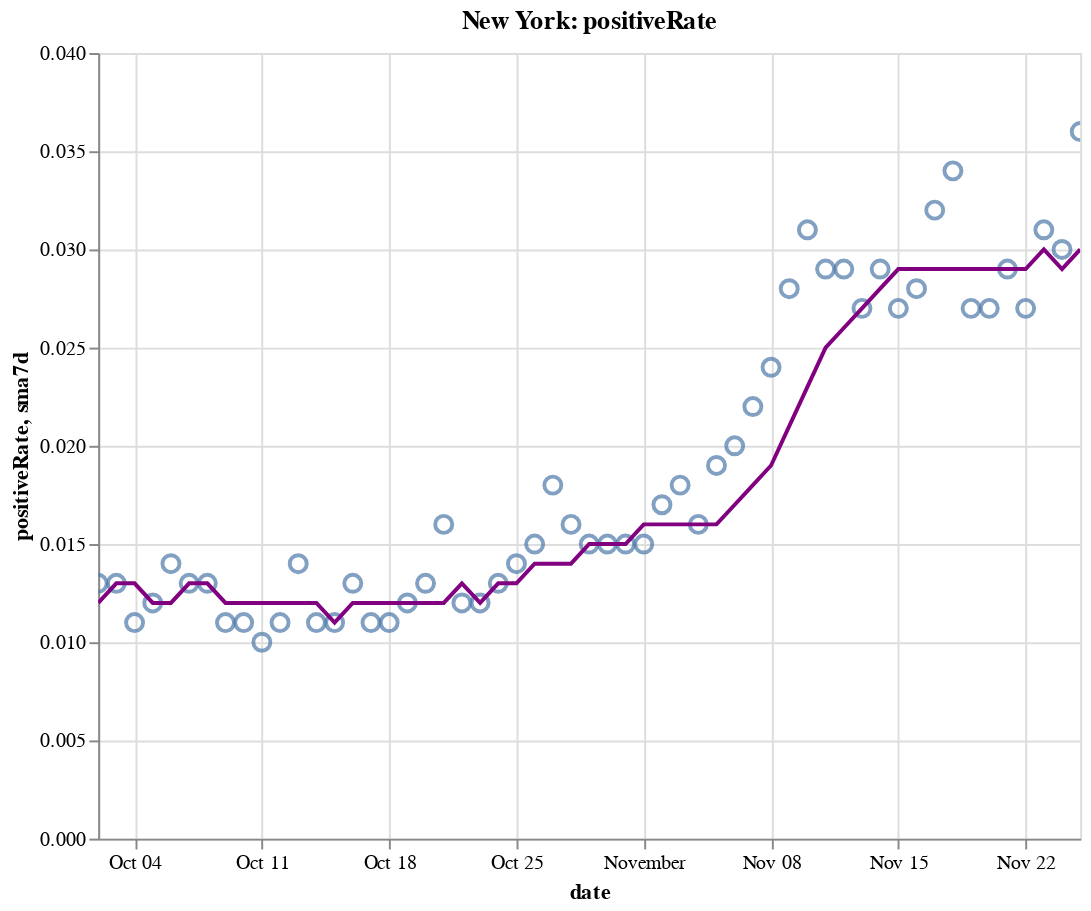

Source (notebook cell):
### Code cell
create_plot(ny, 'positiveRate')

### Figure 1 — Vega-Lite specification as saved in the notebook (floating-point values rounded to 4 significant figures)
{"config": {"view": {"continuousWidth": 400, "continuousHeight": 300}}, "layer": [{"layer": [{"mark": {"type": "point", "size": 75}, "encoding": {"tooltip": [{"type": "temporal", "field": "date"}, {"type": "quantitative", "field": "positiveRate"}, {"type": "quantitative", "field": "sma7d"}], "x": {"type": "temporal", "field": "date"}, "y": {"type": "quantitative", "field": "positiveRate"}}, "selection": {"selector010": {"type": "interval", "bind": "scales", "encodings": ["x", "y"]}}}, {"mark": {"type": "line", "color": "purple"}, "encoding": {"x": {"type": "temporal", "field": "date"}, "y": {"type": "quantitative", "field": "sma7d"}}}]}, {"mark": {"type": "rule", "color": "#aaa"}, "encoding": {"x": {"type": "temporal", "field": "date"}}, "transform": [{"filter": {"selection": "selector009"}}]}, {"mark": "circle", "encoding": {"opacity": {"condition": {"value": 1, "selection": "selector009"}, "value": 0}, "tooltip": [{"type": "temporal", "field": "date"}, {"type": "quantitative", "field": "positiveRate"}, {"type": "quantitative", "field": "sma7d"}], "x": {"type": "temporal", "field": "date"}, "y": {"type": "quantitative", "field": "positiveRate"}}, "selection": {"selector009": {"type": "single", "encodings": ["x"], "on": "mouseover", "nearest": true, "empty": "none"}}}, {"mark": {"type": "text", "align": "left", "dx": 5, "dy": -5, "stroke": "white", "strokeWidth": 2}, "encoding": {"text": {"type": "quantitative", "field": "positiveRate"}, "tooltip": [{"type": "temporal", "field": "date"}, {"type": "quantitative", "field": "positiveRate"}, {"type": "quantitative", "field": "sma7d"}], "x": {"type": "temporal", "field": "date"}, "y": {"type": "quantitative", "field": "positiveRate"}}, "transform": [{"filter": {"selection": "selector009"}}]}, {"mark": {"type": "text", "align": "left", "dx": 5, "dy": -5}, "encoding": {"text": {"type": "quantitative", "field": "positiveRate"}, "tooltip": [{"type": "temporal", "field": "date"}, {"type": "quantitative", "field": "positiveRate"}, {"type": "quantitative", "field": "sma7d"}], "x": {"type": "temporal", "field": "date"}, "y": {"type": "quantitative", "field": "positiveRate"}}, "transform": [{"filter": {"selection": "selector009"}}]}], "data": {"name": "data-f5bcf0c237413a88422554a282fe8f95"}, "height": 400, "title": "New York: positiveRate", "width": 500, "$schema": "https://vega.github.io/schema/vega-lite/v4.8.1.json", "datasets": {"data-f5bcf0c237413a88422554a282fe8f95": [{"date": "2020-10-02T00:00:00", "totalTestResultsIncrease": 119500.0, "positiveIncrease": 1598.0, "death": 25500.0, "deathIncrease": 7.0, "positiveRate": 0.013, "state": "New York", "sma7d": 0.012}, {"date": "2020-10-03T00:00:00", "totalTestResultsIncrease": 134300.0, "positiveIncrease": 1731.0, "death": 25500.0, "deathIncrease": 8.0, "positiveRate": 0.013, "state": "New York", "sma7d": 0.013}, {"date": "2020-10-04T00:00:00", "totalTestResultsIncrease": 110300.0, "positiveIncrease": 1222.0, "death": 25520.0, "deathIncrease": 14.0, "positiveRate": 0.011, "state": "New York", "sma7d": 0.013}, {"date": "2020-10-05T00:00:00", "totalTestResultsIncrease": 76400.0, "positiveIncrease": 933.0, "death": 25530.0, "deathIncrease": 8.0, "positiveRate": 0.012, "state": "New York", "sma7d": 0.012}, {"date": "2020-10-06T00:00:00", "totalTestResultsIncrease": 96360.0, "positiveIncrease": 1393.0, "death": 25540.0, "deathIncrease": 9.0, "positiveRate": 0.014, "state": "New York", "sma7d": 0.012}, {"date": "2020-10-07T00:00:00", "totalTestResultsIncrease": 108200.0, "positiveIncrease": 1360.0, "death": 25540.0, "deathIncrease": 9.0, "positiveRate": 0.013, "state": "New York", "sma7d": 0.013}, {"date": "2020-10-08T00:00:00", "totalTestResultsIncrease": 145800.0, "positiveIncrease": 1836.0, "death": 25560.0, "deathIncrease": 10.0, "positiveRate": 0.013, "state": "New York", "sma7d": 0.013}, {"date": "2020-10-09T00:00:00", "totalTestResultsIncrease": 139300.0, "positiveIncrease": 1592.0, "death": 25560.0, "deathIncrease": 6.0, "positiveRate": 0.011, "state": "New York", "sma7d": 0.012}, {"date": "2020-10-10T00:00:00", "totalTestResultsIncrease": 134600.0, "positiveIncrease": 1447.0, "death": 25570.0, "deathIncrease": 8.0, "positiveRate": 0.011, "state": "New York", "sma7d": 0.012}, {"date": "2020-10-11T00:00:00", "totalTestResultsIncrease": 118300.0, "positiveIncrease": 1143.0, "death": 25570.0, "deathIncrease": 5.0, "positiveRate": 0.01, "state": "New York", "sma7d": 0.012}, {"date": "2020-10-12T00:00:00", "totalTestResultsIncrease": 91790.0, "positiveIncrease": 1029.0, "death": 25590.0, "deathIncrease": 13.0, "positiveRate": 0.011, "state": "New York", "sma7d": 0.012}, {"date": "2020-10-13T00:00:00", "totalTestResultsIncrease": 99070.0, "positiveIncrease": 1393.0, "death": 25600.0, "deathIncrease": 11.0, "positiveRate": 0.014, "state": "New York", "sma7d": 0.012}, {"date": "2020-10-14T00:00:00", "totalTestResultsIncrease": 111700.0, "positiveIncrease": 1232.0, "death": 25600.0, "deathIncrease": 7.0, "positiveRate": 0.011, "state": "New York", "sma7d": 0.012}, {"date": "2020-10-15T00:00:00", "totalTestResultsIncrease": 133200.0, "positiveIncrease": 1460.0, "death": 25620.0, "deathIncrease": 13.0, "positiveRate": 0.011, "state": "New York", "sma7d": 0.011}, {"date": "2020-10-16T00:00:00", "totalTestResultsIncrease": 136000.0, "positiveIncrease": 1707.0, "death": 25630.0, "deathIncrease": 10.0, "positiveRate": 0.013, "state": "New York", "sma7d": 0.012}, {"date": "2020-10-17T00:00:00", "totalTestResultsIncrease": 160000.0, "positiveIncrease": 1784.0, "death": 25640.0, "deathIncrease": 9.0, "positiveRate": 0.011, "state": "New York", "sma7d": 0.012}, {"date": "2020-10-18T00:00:00", "totalTestResultsIncrease": 128800.0, "positiveIncrease": 1390.0, "death": 25640.0, "deathIncrease": 7.0, "positiveRate": 0.011, "state": "New York", "sma7d": 0.012}, {"date": "2020-10-19T00:00:00", "totalTestResultsIncrease": 82010.0, "positiveIncrease": 998.0, "death": 25660.0, "deathIncrease": 15.0, "positiveRate": 0.012, "state": "New York", "sma7d": 0.012}, {"date": "2020-10-20T00:00:00", "totalTestResultsIncrease": 90540.0, "positiveIncrease": 1201.0, "death": 25670.0, "deathIncrease": 13.0, "positiveRate": 0.013, "state": "New York", "sma7d": 0.012}, {"date": "2020-10-21T00:00:00", "totalTestResultsIncrease": 124800.0, "positiveIncrease": 2026.0, "death": 25680.0, "deathIncrease": 7.0, "positiveRate": 0.016, "state": "New York", "sma7d": 0.012}, {"date": "2020-10-22T00:00:00", "totalTestResultsIncrease": 135300.0, "positiveIncrease": 1628.0, "death": 25690.0, "deathIncrease": 15.0, "positiveRate": 0.012, "state": "New York", "sma7d": 0.013}, {"date": "2020-10-23T00:00:00", "totalTestResultsIncrease": 141500.0, "positiveIncrease": 1637.0, "death": 25700.0, "deathIncrease": 11.0, "positiveRate": 0.012, "state": "New York", "sma7d": 0.012}, {"date": "2020-10-24T00:00:00", "totalTestResultsIncrease": 156900.0, "positiveIncrease": 2061.0, "death": 25720.0, "deathIncrease": 13.0, "positiveRate": 0.013, "state": "New York", "sma7d": 0.013}, {"date": "2020-10-25T00:00:00", "totalTestResultsIncrease": 120800.0, "positiveIncrease": 1632.0, "death": 25730.0, "deathIncrease": 12.0, "positiveRate": 0.014, "state": "New York", "sma7d": 0.013}, {"date": "2020-10-26T00:00:00", "totalTestResultsIncrease": 82120.0, "positiveIncrease": 1191.0, "death": 25740.0, "deathIncrease": 12.0, "positiveRate": 0.015, "state": "New York", "sma7d": 0.014}, {"date": "2020-10-27T00:00:00", "totalTestResultsIncrease": 111600.0, "positiveIncrease": 1991.0, "death": 25760.0, "deathIncrease": 16.0, "positiveRate": 0.018, "state": "New York", "sma7d": 0.014}, {"date": "2020-10-28T00:00:00", "totalTestResultsIncrease": 129700.0, "positiveIncrease": 2031.0, "death": 25770.0, "deathIncrease": 15.0, "positiveRate": 0.016, "state": "New York", "sma7d": 0.014}, {"date": "2020-10-29T00:00:00", "totalTestResultsIncrease": 168400.0, "positiveIncrease": 2499.0, "death": 25790.0, "deathIncrease": 19.0, "positiveRate": 0.015, "state": "New York", "sma7d": 0.015}, {"date": "2020-10-30T00:00:00", "totalTestResultsIncrease": 146900.0, "positiveIncrease": 2255.0, "death": 25800.0, "deathIncrease": 12.0, "positiveRate": 0.015, "state": "New York", "sma7d": 0.015}, {"date": "2020-10-31T00:00:00", "totalTestResultsIncrease": 137000.0, "positiveIncrease": 2049.0, "death": 25810.0, "deathIncrease": 3.0, "positiveRate": 0.015, "state": "New York", "sma7d": 0.015}, {"date": "2020-11-01T00:00:00", "totalTestResultsIncrease": 148900.0, "positiveIncrease": 2255.0, "death": 25820.0, "deathIncrease": 17.0, "positiveRate": 0.015, "state": "New York", "sma7d": 0.016}, {"date": "2020-11-02T00:00:00", "totalTestResultsIncrease": 96100.0, "positiveIncrease": 1633.0, "death": 25840.0, "deathIncrease": 14.0, "positiveRate": 0.017, "state": "New York", "sma7d": 0.016}, {"date": "2020-11-03T00:00:00", "totalTestResultsIncrease": 127900.0, "positiveIncrease": 2321.0, "death": 25850.0, "deathIncrease": 15.0, "positiveRate": 0.018, "state": "New York", "sma7d": 0.016}, {"date": "2020-11-04T00:00:00", "totalTestResultsIncrease": 133500.0, "positiveIncrease": 2126.0, "death": 25870.0, "deathIncrease": 15.0, "positiveRate": 0.016, "state": "New York", "sma7d": 0.016}, {"date": "2020-11-05T00:00:00", "totalTestResultsIncrease": 161000.0, "positiveIncrease": 2997.0, "death": 25890.0, "deathIncrease": 24.0, "positiveRate": 0.019, "state": "New York", "sma7d": 0.016}, {"date": "2020-11-06T00:00:00", "totalTestResultsIncrease": 160700.0, "positiveIncrease": 3209.0, "death": 25910.0, "deathIncrease": 18.0, "positiveRate": 0.02, "state": "New York", "sma7d": 0.017}, {"date": "2020-11-07T00:00:00", "totalTestResultsIncrease": 163300.0, "positiveIncrease": 3587.0, "death": 25930.0, "deathIncrease": 18.0, "positiveRate": 0.022, "state": "New York", "sma7d": 0.018}, {"date": "2020-11-08T00:00:00", "totalTestResultsIncrease": 145600.0, "positiveIncrease": 3428.0, "death": 25950.0, "deathIncrease": 19.0, "positiveRate": 0.024, "state": "New York", "sma7d": 0.019}, {"date": "2020-11-09T00:00:00", "totalTestResultsIncrease": 111400.0, "positiveIncrease": 3144.0, "death": 25970.0, "deathIncrease": 26.0, "positiveRate": 0.028, "state": "New York", "sma7d": 0.021}, {"date": "2020-11-10T00:00:00", "totalTestResultsIncrease": 128000.0, "positiveIncrease": 3965.0, "death": 26000.0, "deathIncrease": 32.0, "positiveRate": 0.031, "state": "New York", "sma7d": 0.023}, {"date": "2020-11-11T00:00:00", "totalTestResultsIncrease": 164300.0, "positiveIncrease": 4820.0, "death": 26030.0, "deathIncrease": 21.0, "positiveRate": 0.029, "state": "New York", "sma7d": 0.025}, {"date": "2020-11-12T00:00:00", "totalTestResultsIncrease": 162600.0, "positiveIncrease": 4797.0, "death": 26060.0, "deathIncrease": 29.0, "positiveRate": 0.029, "state": "New York", "sma7d": 0.026}, {"date": "2020-11-13T00:00:00", "totalTestResultsIncrease": 203700.0, "positiveIncrease": 5401.0, "death": 26080.0, "deathIncrease": 24.0, "positiveRate": 0.027, "state": "New York", "sma7d": 0.027}, {"date": "2020-11-14T00:00:00", "totalTestResultsIncrease": 184200.0, "positiveIncrease": 5388.0, "death": 26100.0, "deathIncrease": 24.0, "positiveRate": 0.029, "state": "New York", "sma7d": 0.028}, {"date": "2020-11-15T00:00:00", "totalTestResultsIncrease": 133200.0, "positiveIncrease": 3649.0, "death": 26130.0, "deathIncrease": 30.0, "positiveRate": 0.027, "state": "New York", "sma7d": 0.029}, {"date": "2020-11-16T00:00:00", "totalTestResultsIncrease": 124600.0, "positiveIncrease": 3490.0, "death": 26160.0, "deathIncrease": 26.0, "positiveRate": 0.028, "state": "New York", "sma7d": 0.029}, {"date": "2020-11-17T00:00:00", "totalTestResultsIncrease": 159900.0, "positiveIncrease": 5088.0, "death": 26190.0, "deathIncrease": 30.0, "positiveRate": 0.032, "state": "New York", "sma7d": 0.029}, {"date": "2020-11-18T00:00:00", "totalTestResultsIncrease": 154400.0, "positiveIncrease": 5294.0, "death": 26220.0, "deathIncrease": 36.0, "positiveRate": 0.034, "state": "New York", "sma7d": 0.029}, {"date": "2020-11-19T00:00:00", "totalTestResultsIncrease": 195200.0, "positiveIncrease": 5310.0, "death": 26260.0, "deathIncrease": 32.0, "positiveRate": 0.027, "state": "New York", "sma7d": 0.029}, {"date": "2020-11-20T00:00:00", "totalTestResultsIncrease": 205500.0, "positiveIncrease": 5468.0, "death": 26290.0, "deathIncrease": 35.0, "positiveRate": 0.027, "state": "New York", "sma7d": 0.029}, {"date": "2020-11-21T00:00:00", "totalTestResultsIncrease": 207900.0, "positiveIncrease": 5972.0, "death": 26330.0, "deathIncrease": 34.0, "positiveRate": 0.029, "state": "New York", "sma7d": 0.029}, {"date": "2020-11-22T00:00:00", "totalTestResultsIncrease": 196600.0, "positiveIncrease": 5392.0, "death": 26360.0, "deathIncrease": 31.0, "positiveRate": 0.027, "state": "New York", "sma7d": 0.029}, {"date": "2020-11-23T00:00:00", "totalTestResultsIncrease": 191500.0, "positiveIncrease": 5906.0, "death": 26390.0, "deathIncrease": 33.0, "positiveRate": 0.031, "state": "New York", "sma7d": 0.03}, {"date": "2020-11-24T00:00:00", "totalTestResultsIncrease": 164800.0, "positiveIncrease": 4881.0, "death": 26440.0, "deathIncrease": 51.0, "positiveRate": 0.03, "state": "New York", "sma7d": 0.029}, {"date": "2020-11-25T00:00:00", "totalTestResultsIncrease": 173100.0, "positiveIncrease": 6265.0, "death": 26480.0, "deathIncrease": 41.0, "positiveRate": 0.036, "state": "New York", "sma7d": 0.03}]}}
